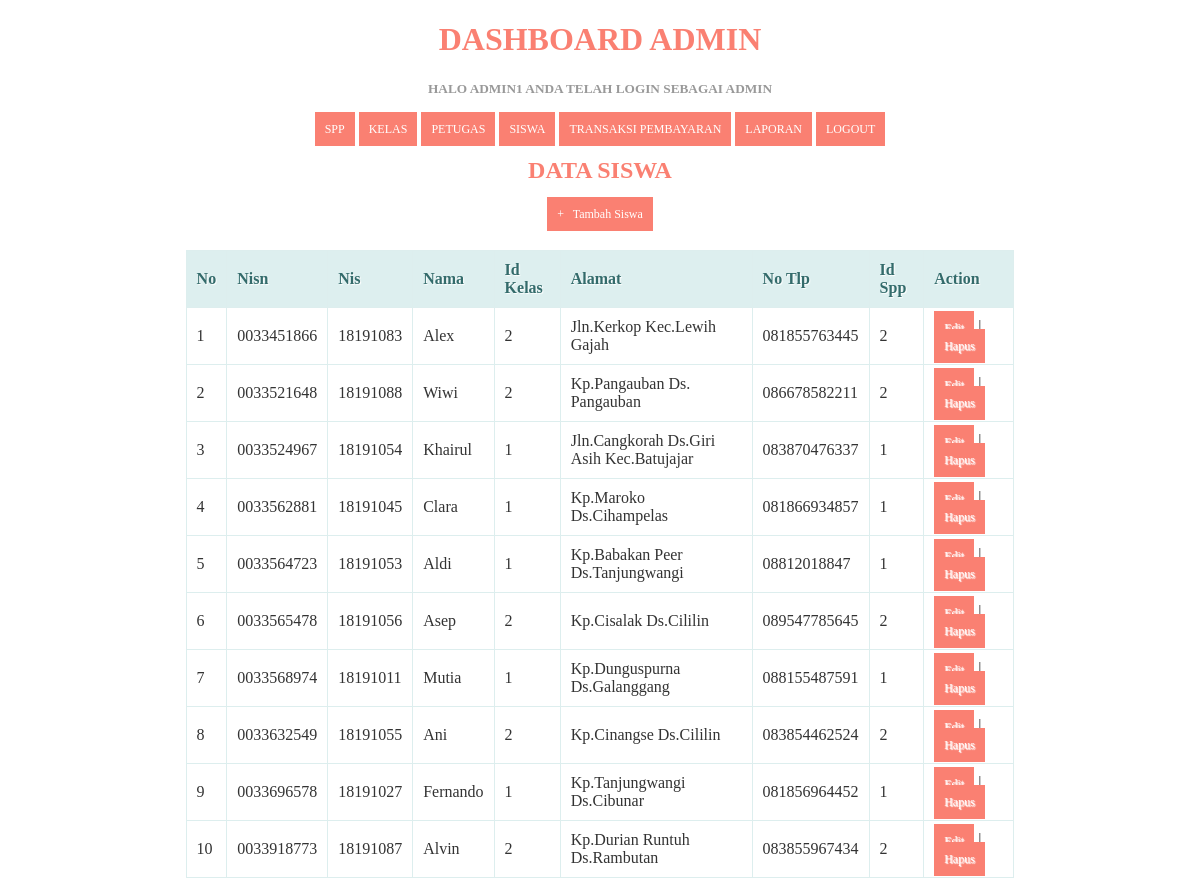
The app's page /siswa.php (signed in) with its own data.
### tables this page shows
CREATE TABLE `tb_siswa` (
  `nisn` char(10) NOT NULL,
  `nis` char(8) NOT NULL,
  `nama` varchar(35) NOT NULL,
  `id_kelas` int(11) NOT NULL,
  `alamat` text NOT NULL,
  `no_tlp` varchar(13) NOT NULL,
  `id_spp` int(11) NOT NULL
);

### siswa.php (the view, shortened to what this page needs)
<!DOCTYPE html>
<html>
  <head>
  </head>
<body>
	<?php
  include ('header.php');
?>
    <center><h2>Data Siswa</h2><center>
    <center><a href="tambah_siswa.php">+ &nbsp; Tambah Siswa</a><center>
    <br/>
    <table>
      <thead>
        <tr>
          <th>No</th>
          <th>Nisn</th>
          <th>Nis</th>
          <th>Nama</th>
          <th>Id Kelas</th>
          <th>Alamat</th>
          <th>No Tlp</th>
          <th>Id Spp</th>
          <th>Action</th>
        </tr>
    </thead>
    <tbody>
      <?php
     $query = "SELECT * FROM tb_siswa ORDER BY nisn ASC";
      $result = mysqli_query($koneksi, $query);
      $no = 1;
      while($row = mysqli_fetch_assoc($result))
      {
      ?>
       <tr>
          <td><?php echo $no; ?></td>
          <td><?php echo $row['nisn']; ?></td>
          <td><?php echo $row['nis']; ?></td>
          <td><?php echo $row['nama']; ?></td>
          <td><?php echo $row['id_kelas']; ?></td>
          <td><?php echo $row['alamat']; ?></td>
          <td><?php echo $row['no_tlp']; ?></td>
          <td><?php echo $row['id_spp']; ?></td>
          <td>
              <a href="edit_siswa.php?id=<?php echo $row['nisn']; ?>">Edit</a> |
              <a href="proses_hapussiswa.php?id=<?php echo $row['nisn']; ?>" onClick="return confirm('Anda yakin akan menghapus data ini?')">Hapus</a>
          </td>
      </tr>
      <?php
        $no++;
      }
      ?>
    </tbody>
    </table>
</body>
</html>

### header.php (shortened to what this page needs)
<!DOCTYPE html>
<html>
  <head>
  </head>
<body>
	<?php
	if($_SESSION['level']=="admin"){
	?>
	<h1 align="center">DASHBOARD ADMIN</h1>
	<p align="center"><h5 align="center">Halo <b><?php echo $_SESSION['username']; ?></b> Anda telah login sebagai <b><?php echo $_SESSION['level']; ?></h5></b></p>
  <p align="center"><a href="spp.php">SPP</a>
	<a href="kelas.php">KELAS</a>
	<a href="petugas.php">PETUGAS</a>
	<a href="siswa.php">SISWA</a>
	<a href="pembayaran.php">TRANSAKSI PEMBAYARAN</a>
	<a href="laporan.php">LAPORAN</a>
  <a href="logout.php">LOGOUT</a> </p>
<?php
}
	?>
</body>
</html>

### siswa.php (style rules this page uses)
* { font-family: "Trebuchet MS"; }
h1 { text-transform: uppercase; color: salmon; }
h2 { text-transform: uppercase; color: salmon; }
h5 { text-transform: uppercase; color:#999999; }
table { border: solid 1px #DDEEEE; border-collapse: collapse; border-spacing: 0; width: 70%; margin: 10px auto 10px auto; }
table thead th { background-color: #DDEFEF; border: solid 1px #DDEEEE; color: #336B6B; padding: 10px; text-align: left; text-shadow: 1px 1px 1px #fff; text-decoration: none; }
table tbody td { border: solid 1px #DDEEEE; color: #333; padding: 10px; text-shadow: 1px 1px 1px #fff; }
a { background-color: salmon; color: #fff; padding: 10px; text-decoration: none; font-size: 12px; }

### header.php (style rules this page uses)
* { font-family: "Trebuchet MS"; }
h1 { text-transform: uppercase; color: salmon; }
h5 { text-transform: uppercase; color:#999999; }
table { border: solid 1px #DDEEEE; border-collapse: collapse; border-spacing: 0; width: 70%; margin: 10px auto 10px auto; }
table thead th { background-color: #DDEFEF; border: solid 1px #DDEEEE; color: #336B6B; padding: 10px; text-align: left; text-shadow: 1px 1px 1px #fff; text-decoration: none; }
table tbody td { border: solid 1px #DDEEEE; color: #333; padding: 10px; text-shadow: 1px 1px 1px #fff; }
a { background-color: salmon; color: #fff; padding: 10px; text-decoration: none; font-size: 12px; }

### records on screen
tb_siswa: nisn "0033451866", nis "18191083", nama "Alex", id_kelas "2", alamat "Jln.Kerkop Kec.Lewih Gajah", no_tlp "081855763445", id_spp "2"
tb_siswa: nisn "0033521648", nis "18191088", nama "Wiwi", id_kelas "2", alamat "Kp.Pangauban Ds. Pangauban", no_tlp "086678582211", id_spp "2"
tb_siswa: nisn "0033524967", nis "18191054", nama "Khairul", id_kelas "1", alamat "Jln.Cangkorah Ds.Giri Asih Kec.Batujajar", no_tlp "083870476337", id_spp "1"
tb_siswa: nisn "0033562881", nis "18191045", nama "Clara", id_kelas "1", alamat "Kp.Maroko Ds.Cihampelas", no_tlp "081866934857", id_spp "1"
tb_siswa: nisn "0033564723", nis "18191053", nama "Aldi", id_kelas "1", alamat "Kp.Babakan Peer Ds.Tanjungwangi", no_tlp "08812018847", id_spp "1"
tb_siswa: nisn "0033565478", nis "18191056", nama "Asep", id_kelas "2", alamat "Kp.Cisalak Ds.Cililin", no_tlp "089547785645", id_spp "2"
tb_siswa: nisn "0033568974", nis "18191011", nama "Mutia", id_kelas "1", alamat "Kp.Dunguspurna Ds.Galanggang", no_tlp "088155487591", id_spp "1"
tb_siswa: nisn "0033632549", nis "18191055", nama "Ani", id_kelas "2", alamat "Kp.Cinangse Ds.Cililin", no_tlp "083854462524", id_spp "2"
tb_siswa: nisn "0033696578", nis "18191027", nama "Fernando", id_kelas "1", alamat "Kp.Tanjungwangi Ds.Cibunar", no_tlp "081856964452", id_spp "1"
tb_siswa: nisn "0033918773", nis "18191087", nama "Alvin", id_kelas "2", alamat "Kp.Durian Runtuh Ds.Rambutan", no_tlp "083855967434", id_spp "2"

### other values on screen
$_SESSION['username'] "ADMIN1"
$_SESSION['level'] "ADMIN"
